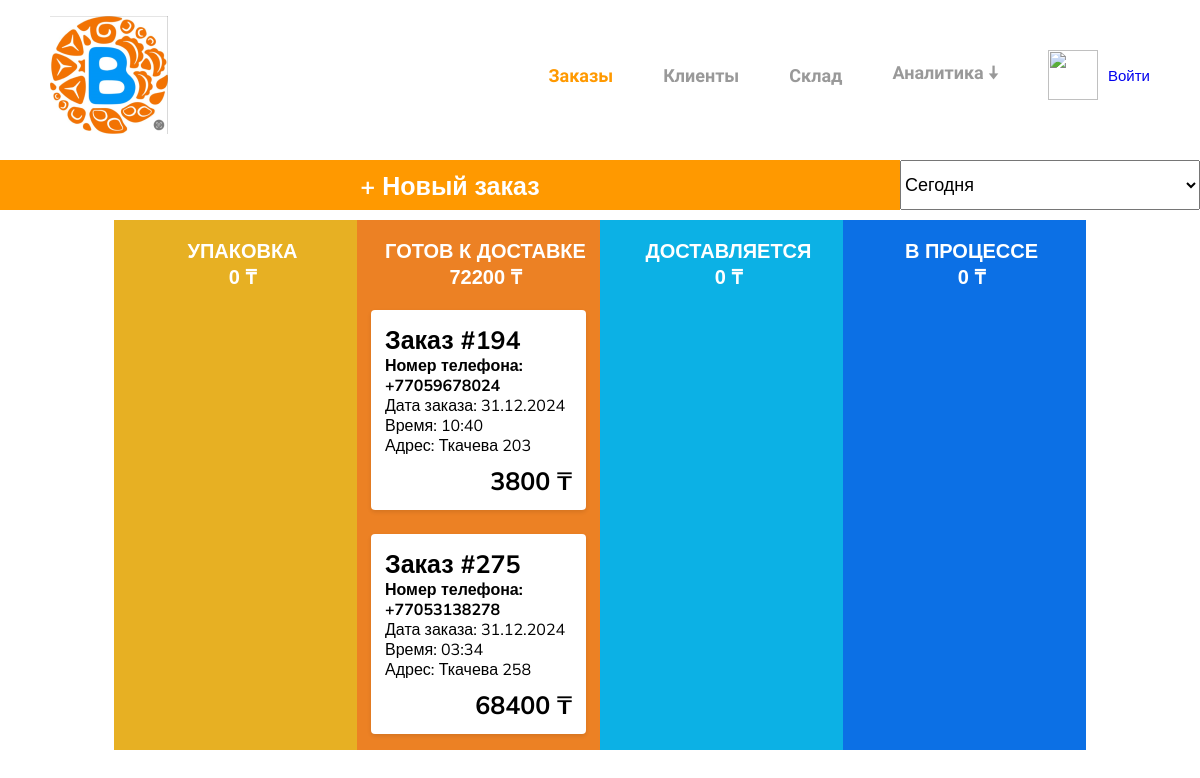
The page / on the database its author committed.
### orders/models.py (models this page shows, shortened)
class Order(models.Model):
    STAGES = {"1": 'Упаковка',
              "2": 'Готов к доставке',
              "3": "Доставляется",
              "4": "Завершен"}
    TYPE_OF_PAYMENTS = {"1": 'Kaspi QR',
                        "2": 'Перевод',
                        "3": "Наличные"}
    TYPE_OF_ORDERS = {"1": "Онлайн",
                      "2": "Оффлайн"}
    phone_number = models.ForeignKey(Client,
                                     related_name="orders",
                                     on_delete=models.CASCADE)
    address = models.CharField(verbose_name="Адрес", max_length=150)
    stage = models.CharField(verbose_name="Этап заказа", choices=STAGES, max_length=20, default="1")
    type_of_payment = models.CharField(verbose_name="Тип оплаты", choices=TYPE_OF_PAYMENTS, max_length=20)
    type_of_order = models.CharField(verbose_name="Тип заказа", choices=TYPE_OF_ORDERS, max_length=20)
    review = models.TextField(verbose_name="Отзыв клиента", max_length=200, null=True, blank=True)
    created_at = models.DateTimeField(auto_now_add=True)
    updated_at = models.DateTimeField(auto_now=True)
    class Meta:
        ordering = ['-created_at']
        indexes = [
			models.Index(fields=['-created_at']),
		]
    def get_total_cost(self):
        return sum(item.get_cost() for item in self.items.all()) + sum(item.get_cost() for item in self.combos.all())

class OrderItem(models.Model):
    order = models.ForeignKey(Order,
							related_name='items',
							on_delete=models.CASCADE)
    product = models.ForeignKey(Product,
                                related_name="order_items",
                                on_delete=models.CASCADE,
                                verbose_name="Продукт")
    amount = models.DecimalField(max_digits=10, decimal_places=2, verbose_name="Количество")
    def get_cost(self):
        return round(self.product.sell_price * self.amount)

### clients/models.py (models this page shows)
class Client(models.Model):
    phone_number = models.CharField(verbose_name="Номер телефона", max_length=15, unique=True, primary_key=True)
    password = models.CharField(verbose_name="Пароль", max_length=100, default="12345678")
    name = models.CharField(verbose_name="Имя", max_length=100)
    address = models.CharField(verbose_name="Адрес", max_length=150)
    total = models.DecimalField(verbose_name="Общая сумма заказов", default=0, max_digits=20, decimal_places=2)
    created_at = models.DateTimeField(auto_now_add=True)
    is_active = models.BooleanField(default=True)
    class Meta:
        ordering = ["-created_at"]
    def __str__(self):
        return self.phone_number

### storage/models.py (models this page shows, shortened)
class Product(models.Model):
    name = models.CharField(max_length=50, verbose_name="Имя товара")
    amount = models.DecimalField(max_digits=10, decimal_places=2, verbose_name="Количество", default=0)
    sell_price = models.DecimalField(max_digits=10, decimal_places=2, verbose_name="Стоимость при продаже")
    cost_price = models.DecimalField(max_digits=10, decimal_places=2, verbose_name="Себестоимость")
    description = models.TextField(verbose_name="Описание")
    image = models.ImageField(upload_to="products/", verbose_name="Изображение")
    created_at = models.DateTimeField(auto_now_add=True)
    updated_at = models.DateTimeField(auto_now=True)
    available = models.BooleanField(default=True)

### orders/views.py (the view, shortened to what this page needs)
# urls.py: path('', orders_list_view),
def orders_list_view(request):
    date = request.GET.get("date", "t")
    start = None
    end = None
    days = None
    if date == "t":
        days = 1
        start = datetime.date.today()
        end = start + datetime.timedelta(days=1)
    elif date == "y":
        days = 1
        start = datetime.date.today() - datetime.timedelta(days=1)
        end = datetime.date.today()
    elif date[1] == "w":
        days = 7
        if date == 'cw':
            start = datetime.date.today() - datetime.timedelta(datetime.date.today().weekday())
        elif date == "pw":
            start = datetime.date.today() - datetime.timedelta(datetime.date.today().weekday()) - datetime.timedelta(7)
    end = start + datetime.timedelta(days)
    orders_stage1 = Order.objects.filter(stage=1).filter(created_at__gt=start).filter(created_at__lt=end)
    orders_stage2 = Order.objects.filter(stage=2).filter(created_at__gt=start).filter(created_at__lt=end)
    orders_stage3 = Order.objects.filter(stage=3).filter(created_at__gt=start).filter(created_at__lt=end)
    orders_stage4 = Order.objects.filter(stage=4).filter(created_at__gt=start).filter(created_at__lt=end)
    orders_stage1_price = sum(order.get_total_cost() for order in orders_stage1)
    orders_stage2_price = sum(order.get_total_cost() for order in orders_stage2)
    orders_stage3_price = sum(order.get_total_cost() for order in orders_stage3)
    orders_stage4_price = sum(order.get_total_cost() for order in orders_stage4)
    return render(request, "orders/orders_list.html", {
        "section": "orders",
        "orders_stage1": orders_stage1,
        "orders_stage2": orders_stage2,
        "orders_stage3": orders_stage3,
        "orders_stage4": orders_stage4,
        "orders_stage1_price": orders_stage1_price,
        "orders_stage2_price": orders_stage2_price,
        "orders_stage3_price": orders_stage3_price,
        "orders_stage4_price": orders_stage4_price,
	})

### templates/orders/orders_list.html (shortened to what this page needs)
{% extends 'base.html' %}
{% load static %}
{% block link %}
	<link rel="stylesheet" href="https://cdn.jsdelivr.net/npm/bootstrap-icons@1.11.3/font/bootstrap-icons.min.css"/>
	<link rel="stylesheet" href="{% static 'css/orders_list.css' %}" />
{% endblock link %}
{% block body %}
	<div class="center">
		<div class="heading">
			<button class="heading-button" onclick="window.location='{% url 'clients_select' %}'">+ Новый заказ</button>
			<select id="select" name="select">
				<option value="t">Сегодня</option>
			</select>
		</div>
	</div>
  <div class="container columns">
		<div class="column column1">
			<div class="column-title">
				<h2 data-price="0">Упаковка</h2>
				<h3>{{ orders_stage1_price }} ₸</h3>
			</div>
			<div class="tasks">
			</div>
		</div>
		<div class="column column2">
			<div class="column-title">
				<h2 data-price="0">Готов к доставке</h2>
				<h3>{{ orders_stage2_price }} ₸</h3>
			</div>
			<div class="tasks">
				{% for order in orders_stage2 %}
				<div class="task {{order.id}}" draggable="true" data-price="{{order.get_total_cost}}">
					<div>
						<button ondblclick="window.location='{% url 'orders_detail' order.id %}'" class="board-item-content-text id" href="{% url 'orders_detail' order.id %}">Заказ #{{order.id}}</button>
						<br>
						<button ondblclick="window.location='{% url 'clients_detail' order.phone_number %}'" class="board-item-content-text phone_number" href="{% url 'clients_detail' order.phone_number %}">
							Номер телефона: +{{order.phone_number}}
						</button>
						<p class="board-item-content-text created_at">
							Дата заказа: {{order.created_at|date:"j.m.Y"}}
						</p>
						<p class="board-item-content-text address">
							Время: {{order.created_at|date:"H:i"}}
						</p>
						<p class="board-item-content-text address">
							Адрес: {{order.address}}
						</p>
						<b data-price="{{order.get_total_cost}}" class="board-item-content-text price">
							{{order.get_total_cost}} ₸
						</b>
					</div>
				</div>
				{% endfor %}
			</div>
		</div>
		<div class="column column3">
			<div class="column-title">
				<h2 data-price="0">Доставляется</h2>
				<h3>{{ orders_stage3_price }} ₸</h3>
			</div>
			<div class="tasks">
			</div>
		</div>
		<div class="column column4">
			<div class="column-title">
				<h2 data-price="0">В процессе</h2>
				<h3>{{ orders_stage4_price }} ₸</h3>
			</div>
			<div class="tasks">
			</div>
		</div>
	</div>
{% endblock body %}

### static/css/base.css (style rules this page uses)
* { margin: 0; padding: 0; font-family: "Arial"; }
button { background-color: #ff9900; border: none; width: 100px; height: 50px; color: white; font-size: 18px; font-weight: bold; padding: 5px; }
.center { width: 100%; display: flex; flex-direction: column; align-items: center; }

### static/css/orders_list.css (style rules this page uses)
:root { --bg-color: #ffffff; --text-color: #404040; --primary-color: #475569; --secondary-color: #cbd5e1; --task-color: #f6f6f6; --cancel-color: #e5e7eb; --confirm-color: #dc2626; --confirm-hover-color: #b91c1c; --task-size: 90px; }
* { font-family: Mulish, sans-serif; padding: 0; margin: 0; box-sizing: border-box; }
body { background: var(--bg-color); color: var(--text-color); min-height: 100vh; display: grid; grid-template-rows: auto 1fr; }
.board-item-content-text { width: 100%; height: auto; font-size: 16px; color: #000; margin: 0; padding: 0; background: transparent; }
.id { font-size: 25px; font-weight: bold; }
.price { display: block; margin-top: 10px; text-align: end; width: 100%; font-size: 25px; }
button { text-align: left; cursor: pointer; border: none; transition: 0.3s; }
.container { width: min(1200px, 90%); margin: 0 auto; }
.columns { display: flex; flex-direction: column; }
.column1 { background-color: #E7B023; }
.column2 { background-color: #EC8124; }
.column3 { background-color: #0CB1E5; }
.column4 { background-color: #0C70E5; }
.heading { display: flex; margin-bottom: 10px; }
.heading-button { background-color: #ff9900; border: none; width: 900px; height: 50px; color: white; font-size: 25px; font-weight: bold; padding: 5px; text-align: center; }
select { height: 50px; font-size: 18px; width: 300px; }
@media (min-width: 768px) { .columns { flex-direction: row; } }
.column { flex: 1; display: grid; grid-template-rows: var(--task-size) 1fr; }
.column-title { display: flex; flex-direction: column; justify-content: center; align-items: center; color: var(--primary-color); }
.column-title h3, .column-title h2 { text-transform: uppercase; color: white; font-size: 1.25rem; font-weight: bold; font-family: Arial; margin-left: 0.875rem; }
.tasks { min-height: var(--task-size); display: grid; align-content: start; gap: 0.5rem; }
.tasks > * { background: #fff; border-radius: 0.25rem; padding: 0.875rem; box-shadow: 0 2px 4px rgba(0, 0, 0, 0.1); position: relative; min-height: var(--task-size); margin: 0 0.875rem 1rem; }
.task { cursor: move; transition: 0.3s; }

### rows shown on the page
Order: id "194", phone_number "77059678024", created_at "31.12.2024", created_at "10:40", address "Ткачева 203", get_total_cost "3800"
Order: id "275", phone_number "77053138278", created_at "31.12.2024", created_at "03:34", address "Ткачева 258", get_total_cost "68400"

### other values the page prints
{{ orders_stage1_price }} "0"
{{ orders_stage2_price }} "72200"
{{ orders_stage3_price }} "0"
{{ orders_stage4_price }} "0"
